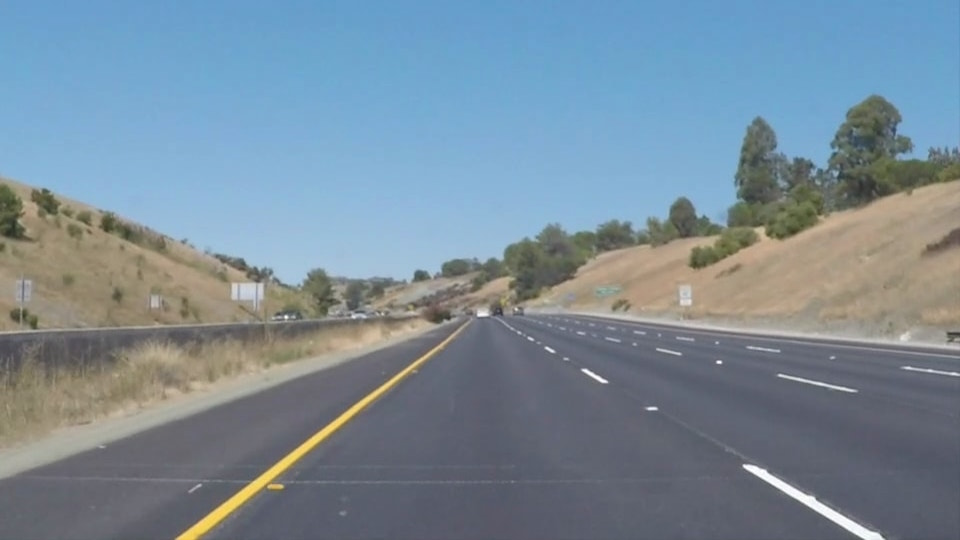
#> input picture Project1/test_images/whiteCarLaneSwitch.jpg, 960 x 540 px
$ python video.py
#> lines starting #> are read from the running program, lines starting #| are printed output that depends on the picture; after the words box and inside, x2 and y2 are one past the last pixel; in counts of white or black regions, pixels touching at a corner belong together
import math
import matplotlib.pyplot as plt
import matplotlib.image as mpimg
import numpy as np
import cv2
import os

from moviepy.editor import VideoFileClip
from IPython.display import HTML

def grayscale(img):
    """Applies the Grayscale transform
    This will return an image with only one color channel
    but NOTE: to see the returned image as grayscale
    you should call plt.imshow(gray, cmap='gray')"""
    return cv2.cvtColor(img, cv2.COLOR_BGR2GRAY)

def canny(img, low_threshold, high_threshold):
    """Applies the Canny transform"""
    return cv2.Canny(img, low_threshold, high_threshold)

def gaussian_blur(img, kernel_size):
    """Applies a Gaussian Noise kernel"""
    return cv2.GaussianBlur(img, (kernel_size, kernel_size), 0)

def region_of_interest(img, vertices):
    """
    Applies an image mask.

    Only keeps the region of the image defined by the polygon
    formed from `vertices`. The rest of the image is set to black.
    """
    #defining a blank mask to start with
    mask = np.zeros_like(img)

    #defining a 3 channel or 1 channel color to fill the mask with depending on the input image
    if len(img.shape) > 2:
        channel_count = img.shape[2]  # i.e. 3 or 4 depending on your image
        ignore_mask_color = (255,) * channel_count
    else:
        ignore_mask_color = 255

    #filling pixels inside the polygon defined by "vertices" with the fill color
    cv2.fillPoly(mask, vertices, ignore_mask_color)

    #returning the image only where mask pixels are nonzero
    masked_image = cv2.bitwise_and(img, mask)
    return masked_image


def draw_lines(img, lines, color=[255, 0, 0], thickness=2):
    """
    NOTE: this is the function you might want to use as a starting point once you want to
    average/extrapolate the line segments you detect to map out the full
    extent of the lane (going from the result shown in raw-lines-example.mp4
    to that shown in P1_example.mp4).

    Think about things like separating line segments by their
    slope ((y2-y1)/(x2-x1)) to decide which segments are part of the left
    line vs. the right line.  Then, you can average the position of each of
    the lines and extrapolate to the top and bottom of the lane.

    This function draws `lines` with `color` and `thickness`.
    Lines are drawn on the image inplace (mutates the image).
    If you want to make the lines semi-transparent, think about combining
    this function with the weighted_img() function below
    """
    ## Iterate over the output "lines" and draw lines on a blank image
    left_pts = []
    right_pts= []


    for line in lines:
        for x1,y1,x2,y2 in line:
            slope = (y2 - y1)/(x2 - x1)

            if (abs(slope) < 0.4):
               continue

            if slope < 0:
              left_pts.append((x1,y1))
              left_pts.append((x2,y2))
            else:
              right_pts.append((x1,y1))
              right_pts.append((x2,y2))


    sorted_left  = sorted(left_pts, key=lambda tup: tup[1])
    sorted_right = sorted(right_pts,key=lambda tup: tup[1])

    left  = np.array(sorted_left)
    right = np.array(sorted_right)

    if(len(left) > 0) :

      lx = left[:,0]
      ly = left[:,1]

      lz = np.polyfit(lx,ly,1)
      lf = np.poly1d(lz)

      lx_new      = np.linspace(lx[0],lx[-1],50,dtype=int)
      ly_new      = lf(lx_new).astype(int)
      left_lines  = list(zip(lx_new,ly_new))

      for indx in range (1,len(lx_new)):
          cv2.line(img,left_lines[indx-1], left_lines[indx],color,thickness)

    if(len(right) > 0) :
      rx = right[:,0]
      ry = right[:,1]

      rz = np.polyfit(rx,ry,1)
      rf = np.poly1d(rz)

      rx_new = np.linspace(rx[0],rx[-1],50,dtype=int)
      ry_new = rf(rx_new).astype(int)

      right_lines = list(zip(rx_new,ry_new))

      for indx in range (1,len(rx_new)):
          cv2.line(img,right_lines[indx-1],right_lines[indx],color,thickness)


def hough_lines(img, rho, theta, threshold, min_line_len, max_line_gap):
    """
    `img` should be the output of a Canny transform.

    Returns an image with hough lines drawn.
    """
    lines = cv2.HoughLinesP(img, rho, theta, threshold, np.array([]), minLineLength=min_line_len, maxLineGap=max_line_gap)
    line_img = np.zeros((*img.shape, 3), dtype=np.uint8)
    draw_lines(line_img, lines,[255,0,0],8)
    return line_img

# Python 3 has support for cool math symbols.

def weighted_img(img, initial_img, α=0.8, β=1., λ=0.):
    """
    `img` is the output of the hough_lines(), An image with lines drawn on it.
    Should be a blank image (all black) with lines drawn on it.

    `initial_img` should be the image before any processing.

    The result image is computed as follows:

    initial_img * α + img * β + λ
    NOTE: initial_img and img must be the same shape!
    """
    return cv2.addWeighted(initial_img, α, img, β, λ)


def process_image(image):
    # NOTE: The output you return should be a color image (3 channel) for processing video below
    # TODO: put your pipeline here,
    # you should return the final output (image with lines are drawn on lanes)

    kernel_size       = 5
    low_threshold     = 90
    high_threshold    = 180
    rho               = 1 		   # distance resolution in pixels of the Hough grid
    theta             = np.pi/180 	   # angular resolution in radians of the Hough grid
    threshold         = 8  	   	   # minimum number of votes (intersections in Hough grid cell)
    min_line_length   = 20		   # minimum number of pixels making up a line
    max_line_gap      = 10   		   # maximum gap in pixels between connectable line segments
    ignore_mask_color = 255

    gray  = grayscale(image)

    blur_gray = gaussian_blur(gray, kernel_size)
    edges     = canny(blur_gray,low_threshold,high_threshold)
    imshape   = image.shape
    vertices  = np.array([[(0,imshape[0]),((imshape[1]/2)- 20, imshape[0]*3/5 ),((imshape[1]/2)+20,imshape[0]*3/5),(imshape[1],imshape[0])]], dtype=np.int32)

    masked_edges = region_of_interest(edges, vertices)

    line_image = hough_lines(masked_edges, rho, theta, threshold, min_line_length, max_line_gap)


    #line_image = region_of_interest (line_image, vertices)

    result     = weighted_img(line_image, image, 0.8, 1, 0)

    return result


# [16 lines of commented-out code are left out]


image = (mpimg.imread('test_images/whiteCarLaneSwitch.jpg')).astype('uint8')
#> image is the input picture: shape (540, 960, 3); mean R, G, B 121.2, 139.4, 152.9
image_out = process_image(image)
#> in hough_lines, `lines = cv2.HoughLinesP(img, rho, theta, threshold, np.array([]), minL..`: lines = 25 rows, first 6: [309, 438, 458, 329], [371, 400, 469, 324], [756, 466, 870, 531], [267, 481, 418, 363], [755, 475, 863, 538], [253, 480, 446, 339]
#> the loop in draw_lines, `for line in lines:` made 25 passes
#> after the loop in draw_lines, `for line in lines:`: left_pts = 28 pairs, first value 176 to 469, second value 324 to 539; right_pts = [(756, 466), (870, 531), (755, 475), (863, 538), (743, 467), (823, 514), (581, 371), (603, 383), (801, 491), (883, 538), (583, 368), (607, 381), (585, 368), (607, 380), (834, 522), (863, 539), (582, 370), (605, 383), (757, 467), (795, 489)]
#> in draw_lines, `sorted_left  = sorted(left_pts, key=lambda tup: tup[1])`: sorted_left has the same summary as left_pts
#> in draw_lines, `sorted_right = sorted(right_pts,key=lambda tup: tup[1])`: sorted_right = [(583, 368), (585, 368), (582, 370), (581, 371), (607, 380), (607, 381), (603, 383), (605, 383), (756, 466), (743, 467), (757, 467), (755, 475), (795, 489), (801, 491), (823, 514), (834, 522), (870, 531), (863, 538), (883, 538), (863, 539)]
#> in draw_lines, `left  = np.array(sorted_left)`: left has the same summary as left_pts
#> in draw_lines, `right = np.array(sorted_right)`: right = 20 rows, first 8: [583, 368], [585, 368], [582, 370], [581, 371], [607, 380], [607, 381], [603, 383], [605, 383]
#> in draw_lines, `lx = left[:,0]`: lx = 28 values, max 469 at index 0, min 176 at index 26, mean 311.8
#> in draw_lines, `ly = left[:,1]`: ly = 28 values from 324 to 539
#> in draw_lines, `lz = np.polyfit(lx,ly,1)`: lz = [-0.764, 682.3]
#> in draw_lines, `ly_new      = lf(lx_new).astype(int)`: ly_new = 50 values from 324 to 533
#> in draw_lines, `left_lines  = list(zip(lx_new,ly_new))`: left_lines = 50 pairs, first value 195 to 469, second value 324 to 533
#> in draw_lines, `rx = right[:,0]`: rx = 20 values, max 883 at index 18, min 581 at index 3, mean 724.8
#> in draw_lines, `ry = right[:,1]`: ry = 20 values from 368 to 539
#> in draw_lines, `rz = np.polyfit(rx,ry,1)`: rz = [0.585, 27.91]
#> in draw_lines, `ry_new = rf(rx_new).astype(int)`: ry_new = 50 values from 369 to 532
#> in draw_lines, `right_lines = list(zip(rx_new,ry_new))`: right_lines = 50 pairs, first value 583 to 863, second value 369 to 532
cv2.imwrite('whiteCarLaneSwitch_Out.jpg',image_out)

image = (mpimg.imread('test_images/solidWhiteCurve.jpg')).astype('uint8')
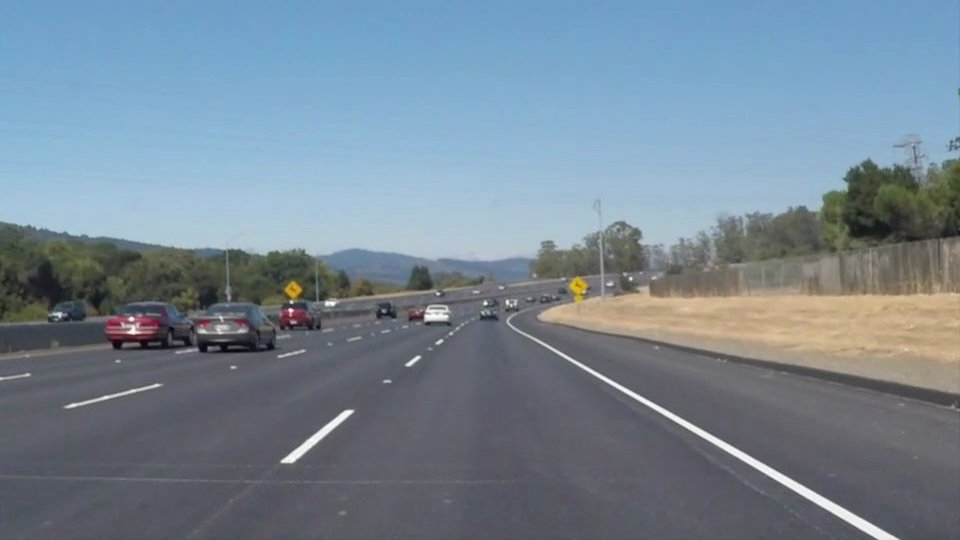
#> input picture Project1/test_images/solidWhiteCurve.jpg, 960 x 540 px
#> image is the input picture: shape (540, 960, 3); mean R, G, B 118.5, 134.5, 148.1
image_out = process_image(image)
#> in hough_lines (call 2), `lines = cv2.HoughLinesP(img, rho, theta, threshold, np.array([]), minL..`: lines = 16 rows, first 6: [522, 334, 876, 538], [560, 352, 897, 538], [651, 401, 897, 537], [305, 451, 353, 412], [436, 343, 460, 324], [281, 460, 345, 410]
#> the loop in draw_lines (call 2), `for line in lines:` made 16 passes
#> in draw_lines (call 2), `left  = np.array(sorted_left)`: left = 20 rows, first 8: [460, 324], [465, 324], [464, 325], [456, 326], [458, 327], [436, 342], [436, 343], [438, 344]
cv2.imwrite('solidWhiteCurve_Out.jpg',image_out)

image = (mpimg.imread('test_images/solidYellowCurve.jpg')).astype('uint8')
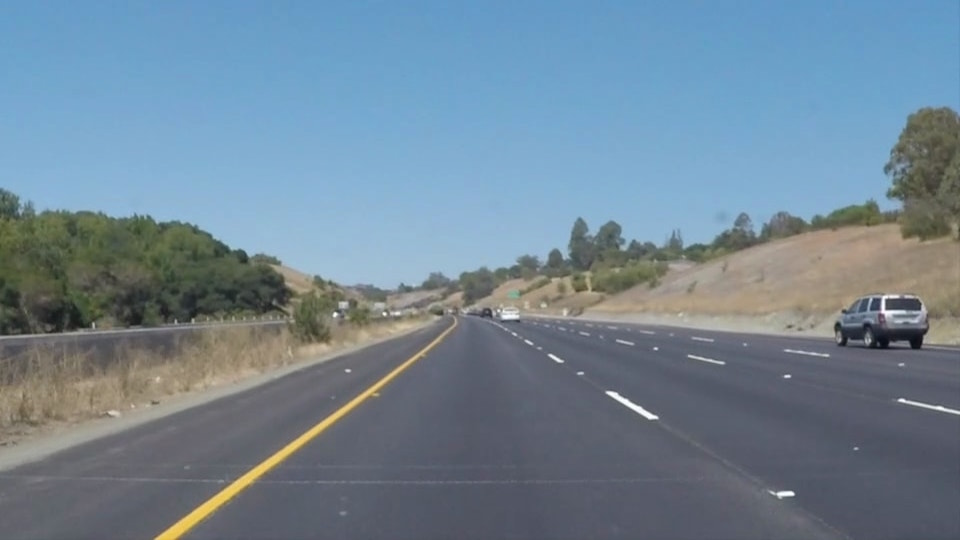
#> input picture Project1/test_images/solidYellowCurve.jpg, 960 x 540 px
#> image is the input picture: shape (540, 960, 3); mean R, G, B 113, 133.4, 149
image_out = process_image(image)
#> in hough_lines (call 3), `lines = cv2.HoughLinesP(img, rho, theta, threshold, np.array([]), minL..`: lines = 20 rows, first 6: [371, 386, 431, 343], [175, 539, 329, 423], [431, 346, 456, 326], [308, 440, 438, 342], [155, 539, 250, 470], [252, 470, 308, 430]
cv2.imwrite('solidYellowCurve_Out.jpg',image_out)

image = (mpimg.imread('test_images/solidYellowLeft.jpg')).astype('uint8')
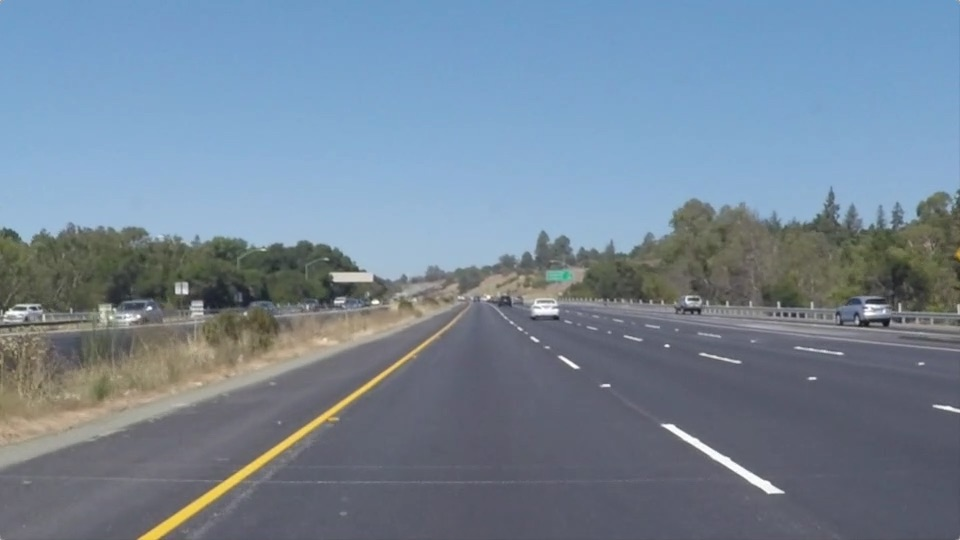
#> input picture Project1/test_images/solidYellowLeft.jpg, 960 x 540 px
#> image is the input picture: shape (540, 960, 3); mean R, G, B 116.5, 133.6, 150.8
image_out = process_image(image)
#> in region_of_interest (call 4), `masked_image = cv2.bitwise_and(img, mask)`:
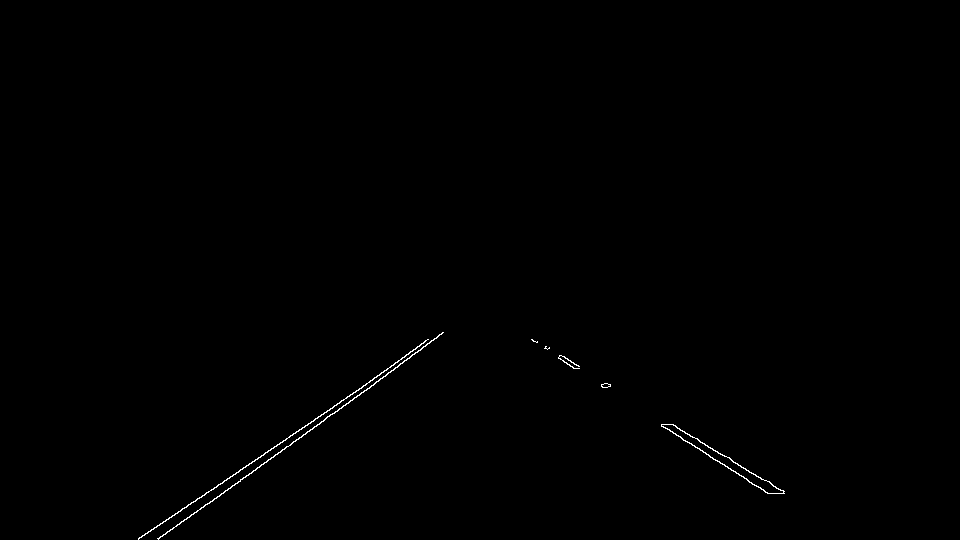
#> masked_image: shape (540, 960); 0.28% white in thin lines or dots, all inside (x1, y1, x2, y2) = (138, 332, 785, 540)
#> in hough_lines (call 4), `lines = cv2.HoughLinesP(img, rho, theta, threshold, np.array([]), minL..`: lines = 15 rows, first 6: [138, 538, 365, 385], [219, 496, 420, 350], [165, 534, 443, 332], [670, 424, 783, 492], [661, 424, 768, 493], [158, 538, 205, 504]
#> in draw_lines (call 4), `left  = np.array(sorted_left)`: left = 18 rows, first 8: [443, 332], [440, 334], [428, 339], [420, 350], [404, 357], [397, 362], [395, 362], [400, 363]
cv2.imwrite('solidYellowLeft_Out.jpg',image_out)

image = (mpimg.imread('test_images/solidWhiteRight.jpg')).astype('uint8')
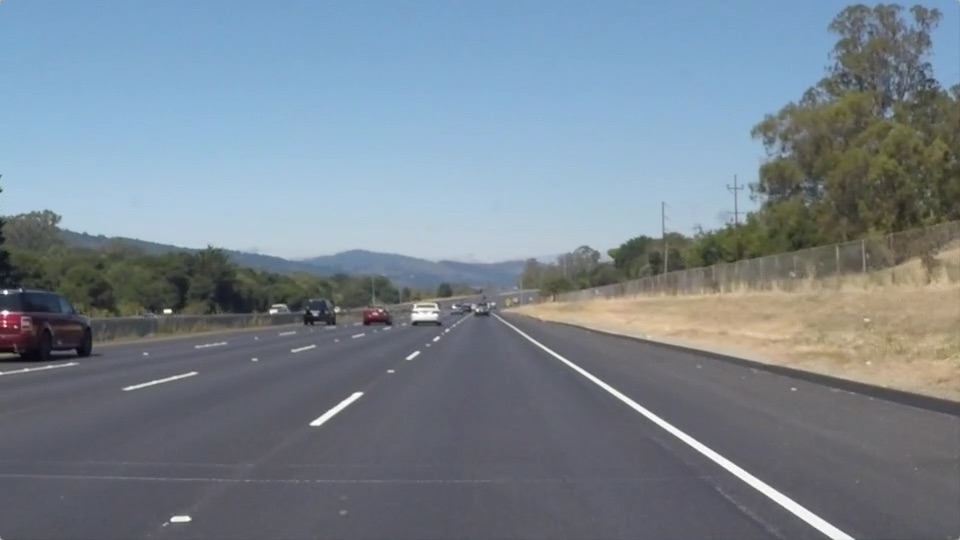
#> input picture Project1/test_images/solidWhiteRight.jpg, 960 x 540 px
#> image is the input picture: shape (540, 960, 3); mean R, G, B 120.3, 132.6, 143.7
image_out = process_image(image)
#> the loop in draw_lines (call 5), `for line in lines:` made 12 passes
#> line on passes 1 to 8: [[533, 339, 853, 539]], [[517, 332, 720, 464]], [[651, 420, 832, 538]], [[539, 342, 854, 538]], [[310, 422, 357, 392]], [[319, 425, 350, 402]], [[324, 422, 363, 394]], [[310, 423, 345, 400]]
#> after the loop in draw_lines (call 5), `for line in lines:`: left_pts = [(310, 422), (357, 392), (319, 425), (350, 402), (324, 422), (363, 394), (310, 423), (345, 400), (329, 409), (355, 392), (333, 415), (360, 395)]; right_pts = [(533, 339), (853, 539), (517, 332), (720, 464), (651, 420), (832, 538), (539, 342), (854, 538), (791, 512), (832, 539), (679, 438), (729, 470)]
#> in draw_lines (call 5), `sorted_left  = sorted(left_pts, key=lambda tup: tup[1])`: sorted_left = [(357, 392), (355, 392), (363, 394), (360, 395), (345, 400), (350, 402), (329, 409), (333, 415), (310, 422), (324, 422), (310, 423), (319, 425)]
#> in draw_lines (call 5), `sorted_right = sorted(right_pts,key=lambda tup: tup[1])`: sorted_right = [(517, 332), (533, 339), (539, 342), (651, 420), (679, 438), (720, 464), (729, 470), (791, 512), (832, 538), (854, 538), (853, 539), (832, 539)]
#> in draw_lines (call 5), `left  = np.array(sorted_left)`: left = [[357, 392], [355, 392], [363, 394], [360, 395], [345, 400], [350, 402], [329, 409], [333, 415], [310, 422], [324, 422], [310, 423], [319, 425]]
#> in draw_lines (call 5), `right = np.array(sorted_right)`: right = [[517, 332], [533, 339], [539, 342], [651, 420], [679, 438], [720, 464], [729, 470], [791, 512], [832, 538], [854, 538], [853, 539], [832, 539]]
#> in draw_lines (call 5), `lx = left[:,0]`: lx = [357, 355, 363, 360, 345, 350, 329, 333, 310, 324, 310, 319]
#> in draw_lines (call 5), `ly = left[:,1]`: ly = [392, 392, 394, 395, 400, 402, 409, 415, 422, 422, 423, 425]
#> in draw_lines (call 5), `lz = np.polyfit(lx,ly,1)`: lz = [-0.649, 626.9]
#> in draw_lines (call 5), `ly_new      = lf(lx_new).astype(int)`: ly_new = 50 values from 395 to 419
#> in draw_lines (call 5), `left_lines  = list(zip(lx_new,ly_new))`: left_lines = 50 pairs, first value 319 to 357, second value 395 to 419
#> in draw_lines (call 5), `rx = right[:,0]`: rx = [517, 533, 539, 651, 679, 720, 729, 791, 832, 854, 853, 832]
#> in draw_lines (call 5), `ry = right[:,1]`: ry = [332, 339, 342, 420, 438, 464, 470, 512, 538, 538, 539, 539]
#> in draw_lines (call 5), `rz = np.polyfit(rx,ry,1)`: rz = [0.641, 0.348]
#> in draw_lines (call 5), `ry_new = rf(rx_new).astype(int)`: ry_new = 50 values from 331 to 533
#> in draw_lines (call 5), `right_lines = list(zip(rx_new,ry_new))`: right_lines = 50 pairs, first value 517 to 832, second value 331 to 533
#> after the loop in draw_lines (call 5), `for indx in range (1,len(rx_new)):`:
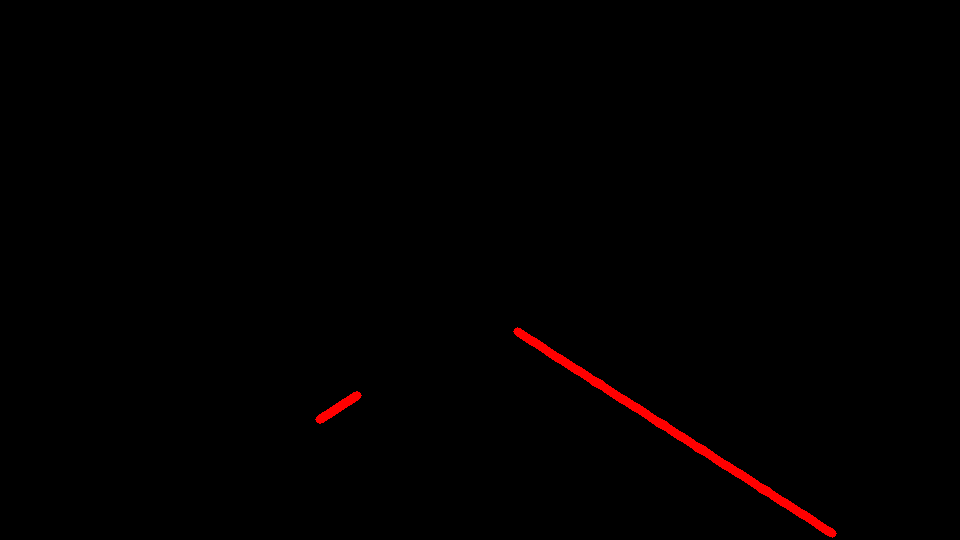
#> img: shape (540, 960, 3); mean of channels 0, 1, 2 1.9, 0, 0; drawn as R, G, B
#> in weighted_img (call 5), `return cv2.addWeighted(initial_img, α, img, β, λ)`:
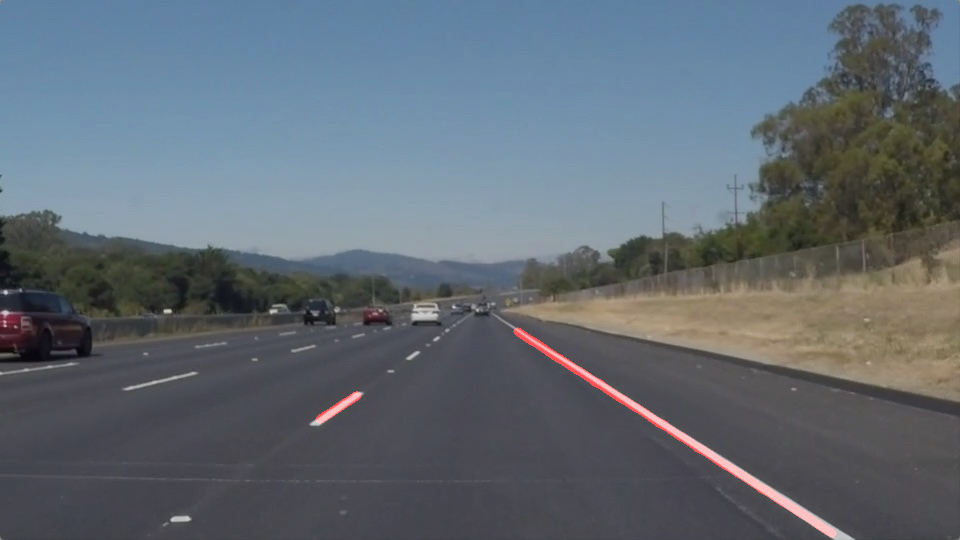
#> returned value: shape (540, 960, 3); mean of channels 0, 1, 2 96.9, 106.1, 114.9; drawn as R, G, B
cv2.imwrite('solidWhiteRight_Out.jpg',image_out)
